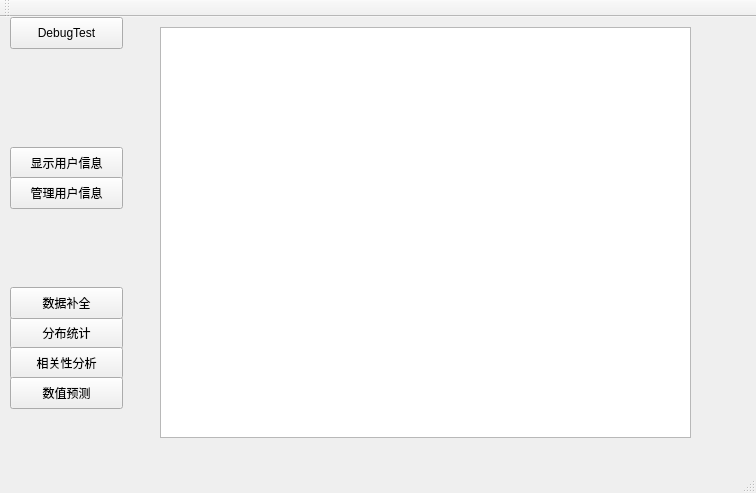
<?xml version="1.0" encoding="UTF-8"?>
<ui version="4.0">
 <class>MainWindow</class>
 <widget class="QMainWindow" name="MainWindow">
  <property name="geometry">
   <rect>
    <x>0</x>
    <y>0</y>
    <width>756</width>
    <height>493</height>
   </rect>
  </property>
  <property name="windowTitle">
   <string>MainWindow</string>
  </property>
  <widget class="QWidget" name="centralWidget">
   <widget class="QPushButton" name="debugTest">
    <property name="geometry">
     <rect>
      <x>10</x>
      <y>0</y>
      <width>113</width>
      <height>32</height>
     </rect>
    </property>
    <property name="text">
     <string>DebugTest</string>
    </property>
   </widget>
   <widget class="QPushButton" name="showUserBtn">
    <property name="geometry">
     <rect>
      <x>10</x>
      <y>130</y>
      <width>113</width>
      <height>32</height>
     </rect>
    </property>
    <property name="text">
     <string>显示用户信息</string>
    </property>
   </widget>
   <widget class="QTableWidget" name="displayView">
    <property name="geometry">
     <rect>
      <x>160</x>
      <y>10</y>
      <width>531</width>
      <height>411</height>
     </rect>
    </property>
    <property name="verticalScrollBarPolicy">
     <enum>Qt::ScrollBarAsNeeded</enum>
    </property>
    <attribute name="horizontalHeaderHighlightSections">
     <bool>true</bool>
    </attribute>
    <attribute name="verticalHeaderVisible">
     <bool>false</bool>
    </attribute>
   </widget>
   <widget class="QPushButton" name="userManageBtn">
    <property name="geometry">
     <rect>
      <x>10</x>
      <y>160</y>
      <width>113</width>
      <height>32</height>
     </rect>
    </property>
    <property name="text">
     <string>管理用户信息</string>
    </property>
   </widget>
   <widget class="QPushButton" name="statisticsBtn">
    <property name="geometry">
     <rect>
      <x>10</x>
      <y>300</y>
      <width>113</width>
      <height>32</height>
     </rect>
    </property>
    <property name="text">
     <string>分布统计</string>
    </property>
   </widget>
   <widget class="QPushButton" name="dependencyBtn">
    <property name="geometry">
     <rect>
      <x>10</x>
      <y>330</y>
      <width>113</width>
      <height>32</height>
     </rect>
    </property>
    <property name="text">
     <string>相关性分析</string>
    </property>
   </widget>
   <widget class="QPushButton" name="forecastBtn">
    <property name="geometry">
     <rect>
      <x>10</x>
      <y>360</y>
      <width>113</width>
      <height>32</height>
     </rect>
    </property>
    <property name="text">
     <string>数值预测</string>
    </property>
   </widget>
   <widget class="QPushButton" name="dataCompleteBtn">
    <property name="geometry">
     <rect>
      <x>10</x>
      <y>270</y>
      <width>113</width>
      <height>32</height>
     </rect>
    </property>
    <property name="text">
     <string>数据补全</string>
    </property>
   </widget>
  </widget>
  <widget class="QMenuBar" name="menuBar">
   <property name="geometry">
    <rect>
     <x>0</x>
     <y>0</y>
     <width>756</width>
     <height>22</height>
    </rect>
   </property>
  </widget>
  <widget class="QToolBar" name="mainToolBar">
   <attribute name="toolBarArea">
    <enum>TopToolBarArea</enum>
   </attribute>
   <attribute name="toolBarBreak">
    <bool>false</bool>
   </attribute>
  </widget>
  <widget class="QStatusBar" name="statusBar"/>
 </widget>
 <layoutdefault spacing="6" margin="11"/>
 <resources/>
 <connections/>
</ui>
